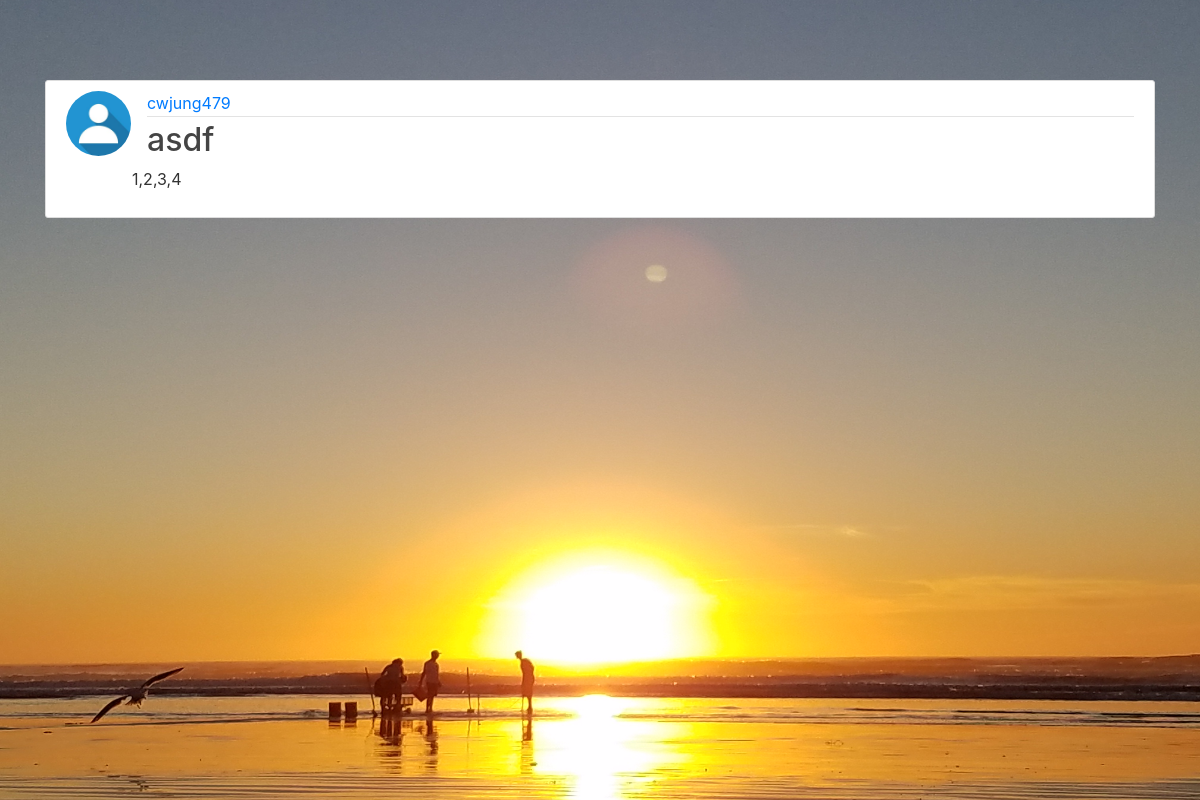
/post/21/, run on the app's committed database.
### blog/models.py (models this page shows, shortened)
class Post(models.Model):
    title = models.CharField(max_length=100)
    content = models.CharField(max_length=100, validators=[validate_comma_separated_integer_list])
    date_posted = models.DateTimeField(default=timezone.now)
    author = models.ForeignKey(User, on_delete=models.CASCADE)

### users/models.py (models this page shows, shortened)
class Profile(models.Model):
    user = models.OneToOneField(User, on_delete=models.CASCADE)
    image = models.ImageField(default='default.jpg', upload_to='profile_pics')

### blog/views.py (the view)
# urls.py: path('post/<int:pk>/', PostDetailView.as_view(), name='post-detail'),
class PostDetailView(DetailView):
    model = Post

### blog/templates/blog/post_detail.html (shortened to what this page needs)
{% extends "blog/base.html" %}
{% block content %}
	<article class="media content-section">
		<img class="rounded-circle article-img" src="{{ object.author.profile.image.url }}">
		  <div class="media-body">
		    <div class="article-metadata">
		      <a class="mr-2" href="#">{{ object.author }}</a>
		    </div>
		    <h2 class="article-title">{{ object.title }}</h2>
		    <div class="row">
		  		<p class="article-content">{{ object.content }}</p>
			</div>
		</div>
	</article>
{% endblock content %}

### blog/static/blog/main.css (style rules this page uses)
h1, h2, h3, h4, h5, h6 { color: #444444; }
.content-section { background: #ffffff; padding: 10px 20px; border: 1px solid #dddddd; border-radius: 3px; margin-bottom: 20px; }
.article-title { color: #444444; }
.article-content { white-space: pre-line; }
.article-img { height: 65px; width: 65px; margin-right: 16px; }
.article-metadata { padding-bottom: 1px; margin-bottom: 4px; border-bottom: 1px solid #e3e3e3 }

### blog/templates/blog/base.html (style rules this page uses)
div { overflow: visible; }

### data on the page
Post: author.profile.image (placeholder picture), author "cwjung479", title "asdf", content "1,2,3,4"
